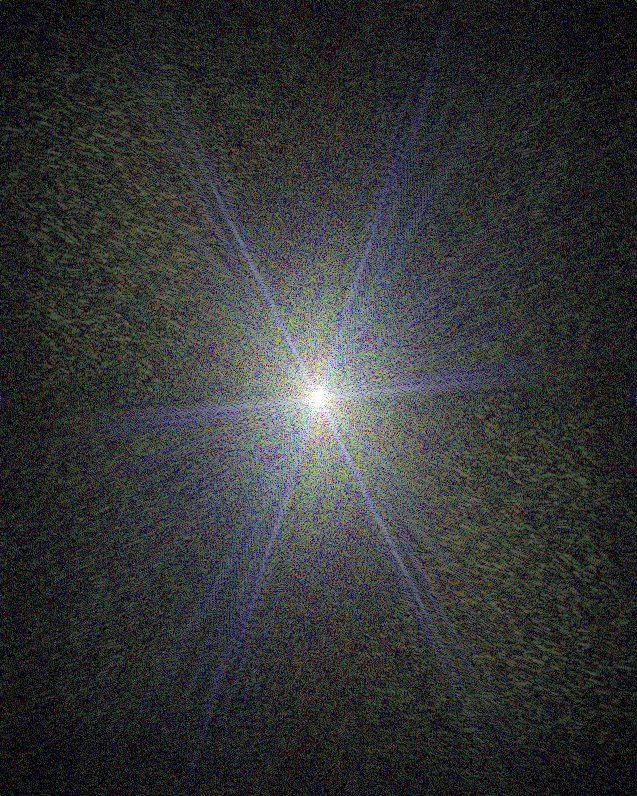
#> input picture _assets/headshotK.jpg, 637 x 796 px
$ python headshot_kspace.py ../headshotK.jpg out.png
#> lines starting #> are read from the running program, lines starting #| are printed output that depends on the picture
"""
Make the hover image for the index page headshot: the log-magnitude k-space
(centered 2D DFT) of each RGB channel, stacked back into an RGB image.

    python3 _assets/scripts/headshot_kspace.py _assets/headshot1.jpg _assets/headshotK.jpg

The three channel spectra are nearly identical, so the faithful result is close
to grayscale. --chroma > 1 amplifies each pixel's deviation from the channel
mean so the per-channel differences are visible (--chroma 1 is faithful).
"""
import argparse

import numpy as np
from PIL import Image


def periodic_component(u):
    # Moisan's periodic + smooth decomposition. Removes the bright "+" cross the
    # DFT puts on a photo whose opposite edges don't match (MRI k-space has none).
    H, W = u.shape
    v = np.zeros_like(u)
    v[0, :] += u[-1, :] - u[0, :]
    v[-1, :] += u[0, :] - u[-1, :]
    v[:, 0] += u[:, -1] - u[:, 0]
    v[:, -1] += u[:, 0] - u[:, -1]
    q = np.arange(H)[:, None]
    r = np.arange(W)[None, :]
    denom = 2 * np.cos(2 * np.pi * q / H) + 2 * np.cos(2 * np.pi * r / W) - 4
    denom[0, 0] = 1
    S = np.fft.fft2(v) / denom
    S[0, 0] = 0
    return u - np.real(np.fft.ifft2(S))


def log_kspace(x):
    out = np.empty_like(x)
    for c in range(x.shape[-1]):
        K = np.fft.fftshift(np.fft.fft2(periodic_component(x[..., c])))
        out[..., c] = np.log(np.abs(K) + 1e-8)
    return out


def main():
    p = argparse.ArgumentParser()
    p.add_argument("src")
    p.add_argument("dst")
    p.add_argument("--lo", type=float, default=10, help="percentile mapped to black")
    p.add_argument("--hi", type=float, default=99.95, help="percentile mapped to white")
    p.add_argument("--chroma", type=float, default=3, help="color boost (1 = faithful)")
    args = p.parse_args()

    x = np.asarray(Image.open(args.src).convert("RGB"), dtype=np.float64) / 255
    L = log_kspace(x)
#> after the loop in log_kspace, `for c in range(x.shape[-1]):`:
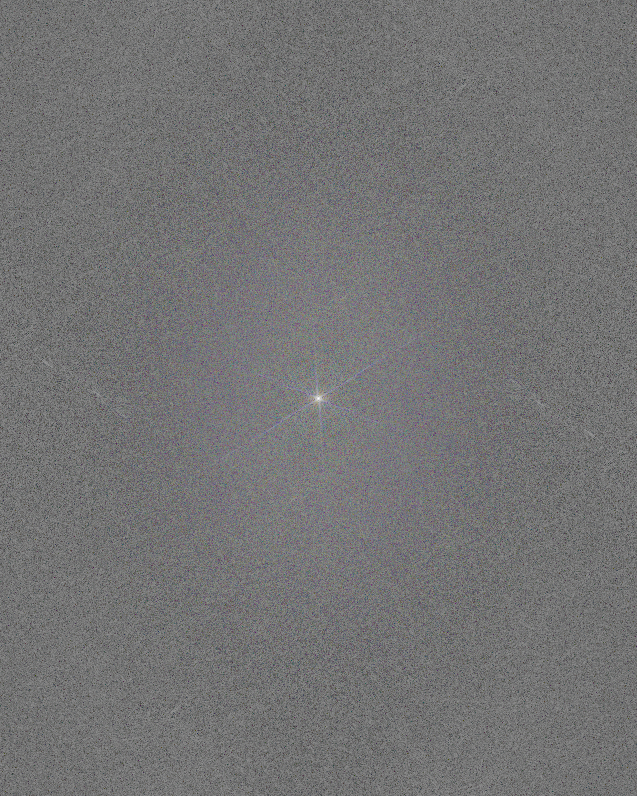
#> out: shape (796, 637, 3) float64; mean R, G, B 3.63, 3.63, 3.66; drawn with min black and max white

    # window each channel separately
    a = np.percentile(L, args.lo, axis=(0, 1), keepdims=True)
#> a = [[2.58, 2.54, 2.63]]
    b = np.percentile(L, args.hi, axis=(0, 1), keepdims=True)
#> b = [[5.77, 5.76, 6.01]]
    y = np.clip((L - a) / (b - a), 0, 1)
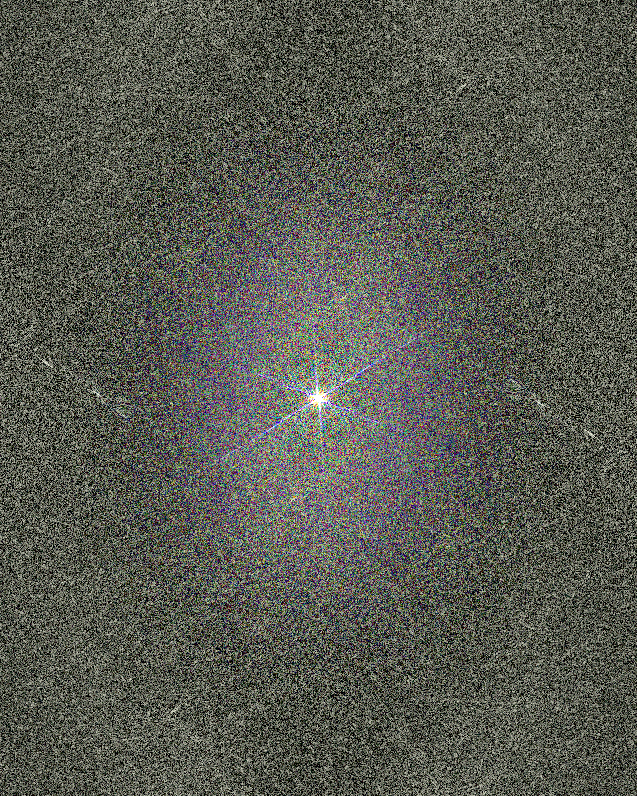
#> y: shape (796, 637, 3) float64; mean R, G, B 0.346, 0.354, 0.32

    m = y.mean(-1, keepdims=True)
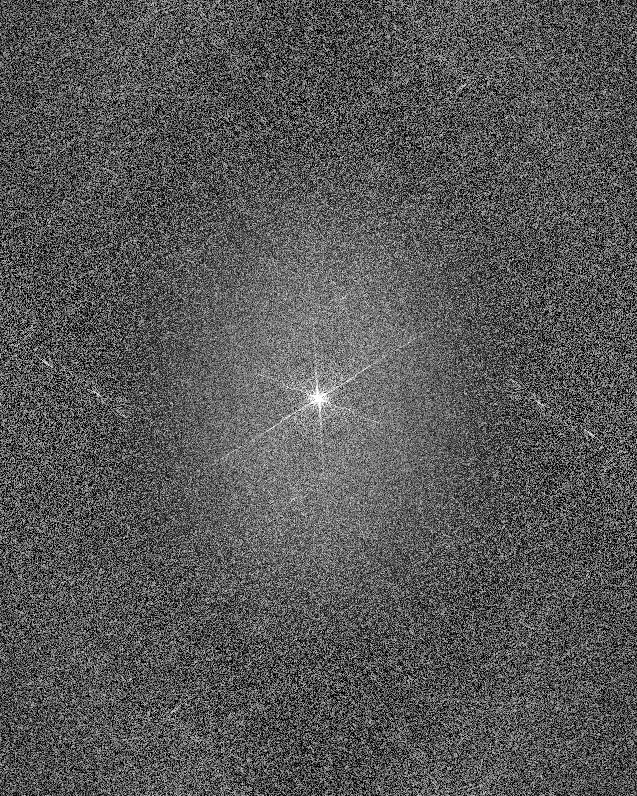
#> m: shape (796, 637, 1) float64; min 0, max 1, mean 0.34
    y = np.clip(m + args.chroma * (y - m), 0, 1)
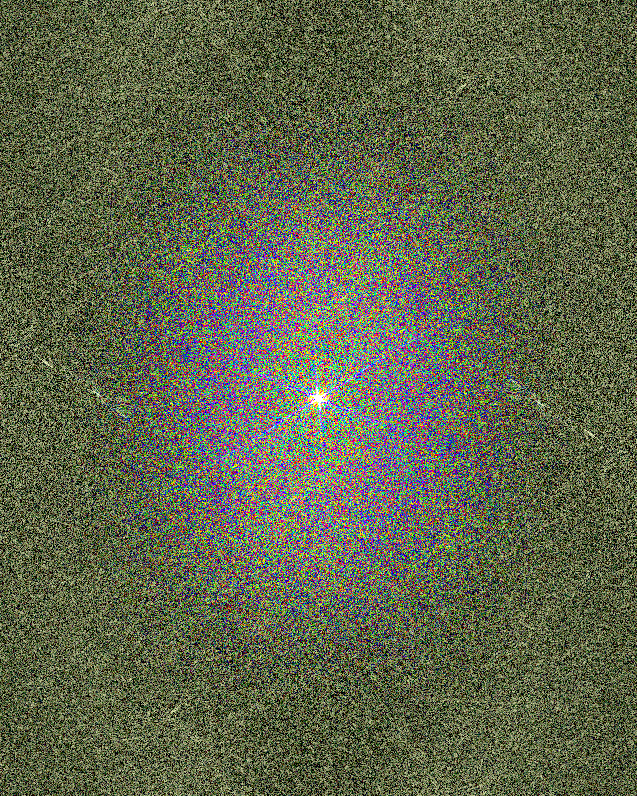
#> y: shape (796, 637, 3) float64; mean R, G, B 0.372, 0.397, 0.296

    img = Image.fromarray((255 * y).round().astype(np.uint8))
    img.save(args.dst, quality=85)


if __name__ == "__main__":
    main()

$ run again, with _assets/headshotW.jpg copied over _assets/headshotK.jpg
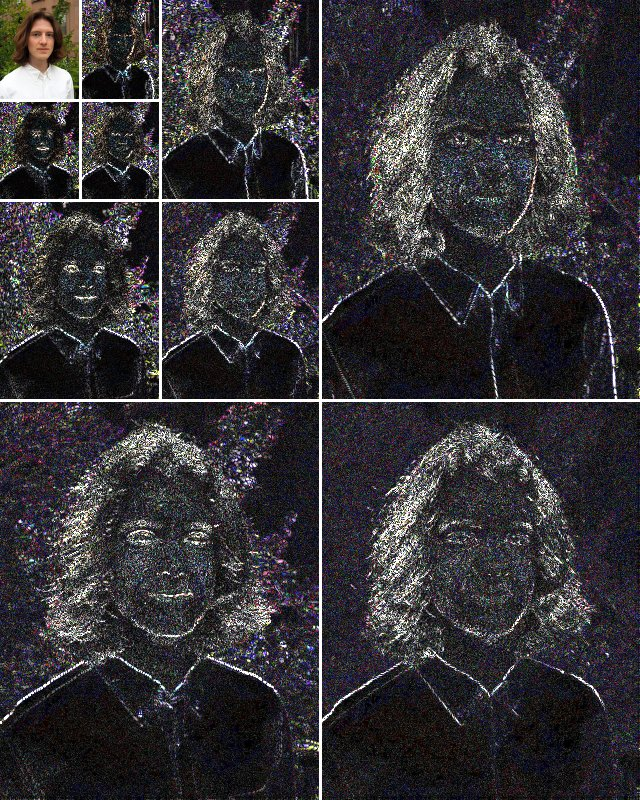
#> input picture _assets/headshotW.jpg, 640 x 800 px
#> after the loop in log_kspace, `for c in range(x.shape[-1]):`:
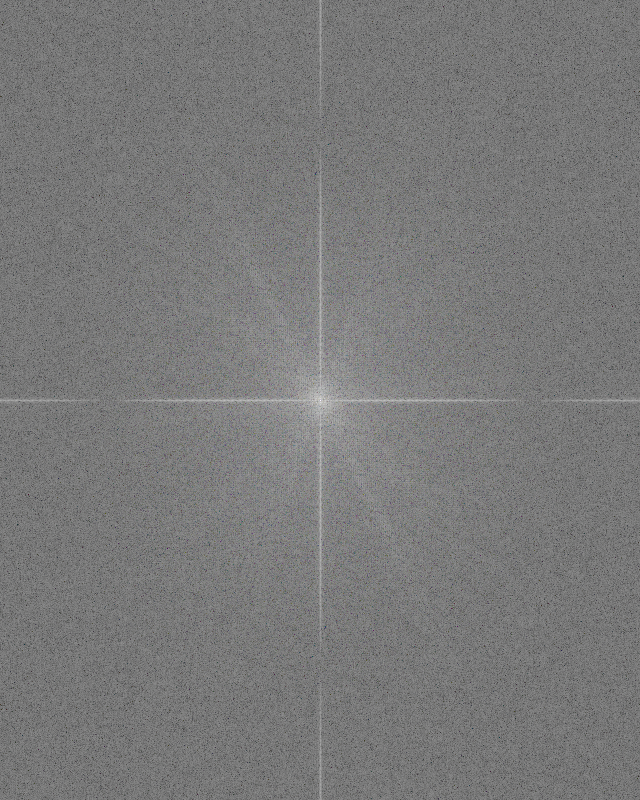
#> out: shape (800, 640, 3) float64; mean R, G, B 4.25, 4.25, 4.25; drawn with min black and max white
#> a = [[3.35, 3.35, 3.34]]
#> b = [[7.63, 7.64, 7.62]]
#> in main, `y = np.clip((L - a) / (b - a), 0, 1)`:
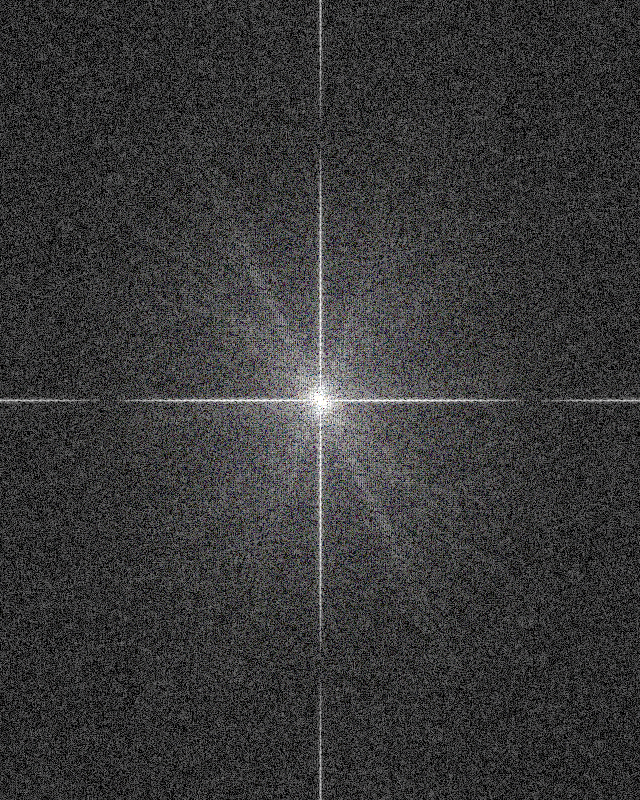
#> y: shape (800, 640, 3) float64; mean R, G, B 0.222, 0.221, 0.223
